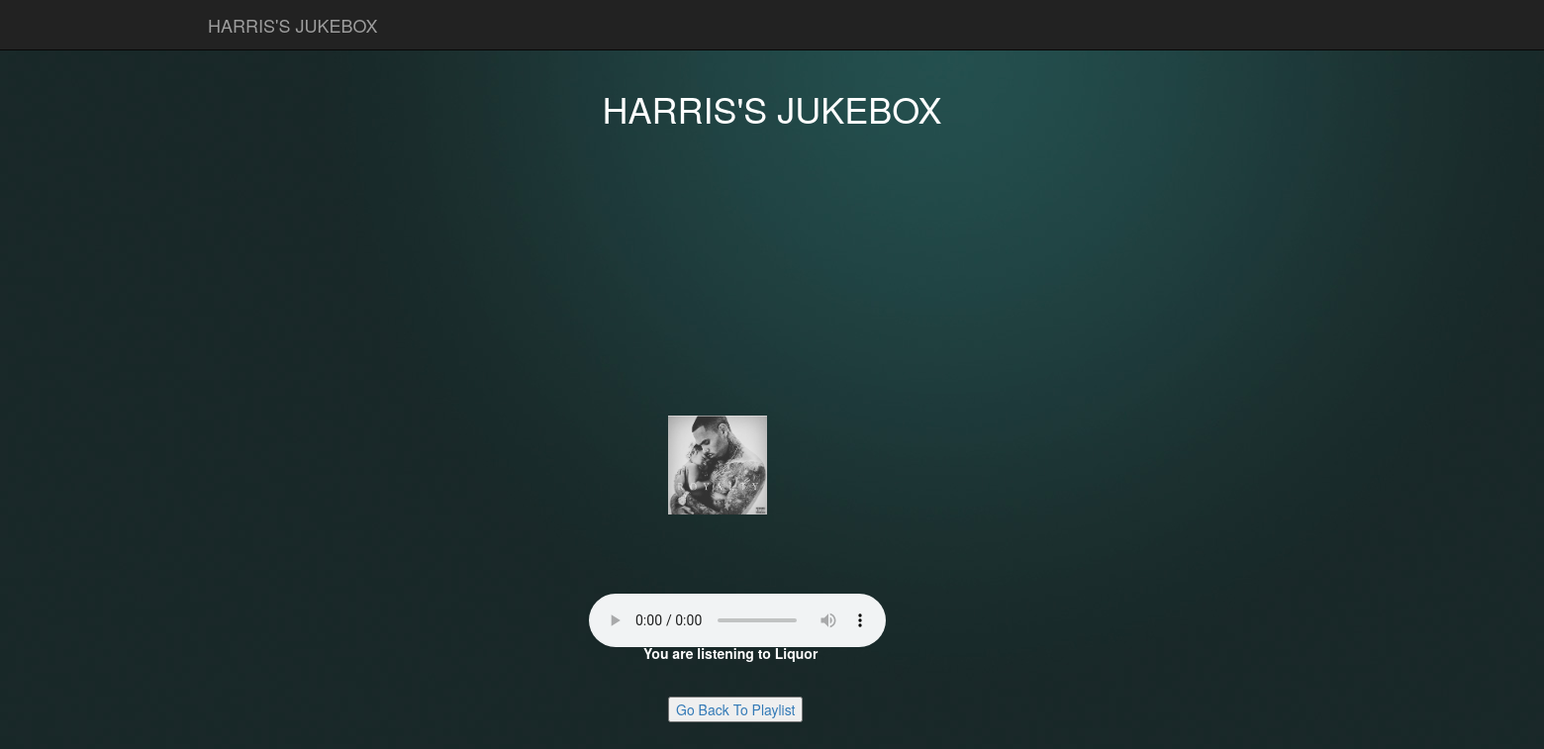
Screenshot of /play.php?1 with the database file from the repository.
### tables this page shows
CREATE TABLE `music_tbl` (
  `trackID` int(10) NOT NULL,
  `album_name` varchar(50) NOT NULL,
  `track_name` varchar(50) NOT NULL,
  `singers` varchar(100) NOT NULL,
  `album_cover_url` varchar(50) NOT NULL,
  `song_file_link` varchar(100) NOT NULL
);

### play.php (the view, shortened to what this page needs)
<html>
<head>
    <link href="css/bootstrap.min.css" rel="stylesheet">
</head>
<body>
    <nav class="navbar navbar-inverse navbar-fixed-top" role="navigation">
        <div class="container">
            <div class="navbar-header">
				<a class="navbar-brand" href="index.php">HARRIS'S JUKEBOX</a>
    </nav>
    <div class="container">
        <div class="row">
            <div class="col-lg-12 text-center">
				<h1>HARRIS'S JUKEBOX</h1>
				</div>
	<div>
<?php
$servername="localhost";
$username="root";
$password="";
$dbnam="music_tbl";
$conn = mysqli_connect($servername,$username,$password, $dbnam);
	$track = key($_GET);
		$sql = "SELECT * FROM music_tbl WHERE trackID='$track'";
		$result = mysqli_query($conn, $sql);
		while($row = mysqli_fetch_assoc($result)) {
		echo
		"<div id='cover'><img src='Album_Covers/" . $row["album_cover_url"].
		"' style='width:100px'></div><br></br>
		<p>You are listening to " . $row['track_name']  . "</p><br></br>
		<audio controls autoplay src='Music/" . $row['song_file_link']  .   "'type='audio/mpeg''>Your browser does not support the audio element</audio></div>";
		}
?>
</div>
<div id="playlist">
	<a href="index.php"><button type="button">Go Back To Playlist</button></a>
	</div>
</body>
</html>

### play.php (style rules this page uses)
body { padding-top: 70px; background-image: url("Images/music.jpg"); background-color: white; }

### rows the page displays
music_tbl: album_cover_url (picture), track_name "Liquor"
